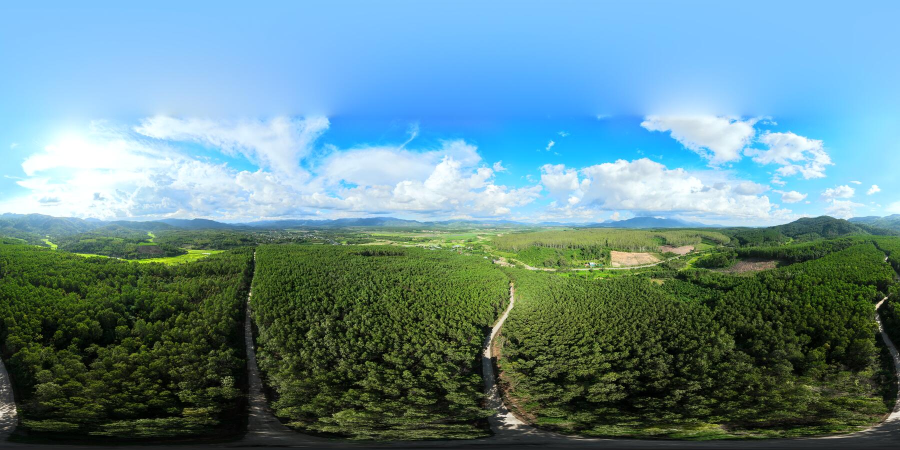
#> input picture preview/scene_01.jpg, 1800 x 900 px, found by its file name (shown at 1/2 size); its folder holds 4 pictures in this run
$ python generate_thumbs.py
#> lines starting #> are read from the running program, lines starting #| are printed output that depends on the picture
import os
from PIL import Image

PREVIEW_DIR = r"D:\TourProject\preview"
THUMB_DIR   = r"D:\TourProject\web\thumbs"

os.makedirs(THUMB_DIR, exist_ok=True)

files = [f for f in os.listdir(PREVIEW_DIR) if f.endswith(".jpg")]
print(f"🔍 Tìm thấy {len(files)} preview...\n")

for filename in sorted(files):
    src  = os.path.join(PREVIEW_DIR, filename)
    dst  = os.path.join(THUMB_DIR, filename)
    img  = Image.open(src)
#> img is the input picture: PIL image 1800x900 RGB; mean R, G, B 101.5, 139, 145.2
    img  = img.resize((200, 100), Image.LANCZOS)
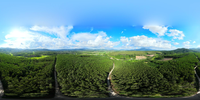
#> img: PIL image 200x100 RGB; mean R, G, B 101.5, 139, 145.2
    img.save(dst, "JPEG", quality=80)
    print(f"  ✅ {filename} → thumbs/{filename}")
#> pass 2 of the loop `for filename in sorted(files):`:
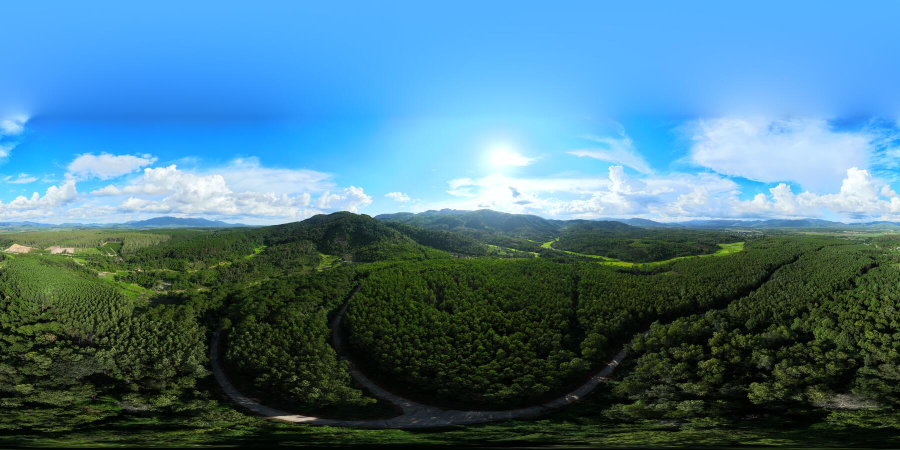
#> input picture preview/scene_02.jpg, 1800 x 900 px, found by its file name (shown at 1/2 size)
#> img is the input picture: PIL image 1800x900 RGB; mean R, G, B 75.1, 119.6, 138.6
#> `img  = img.resize((200, 100), Image.LANCZOS)`:
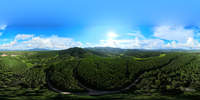
#> img: PIL image 200x100 RGB; mean R, G, B 75.1, 119.6, 138.6
#> pass 3 of the loop `for filename in sorted(files):`:
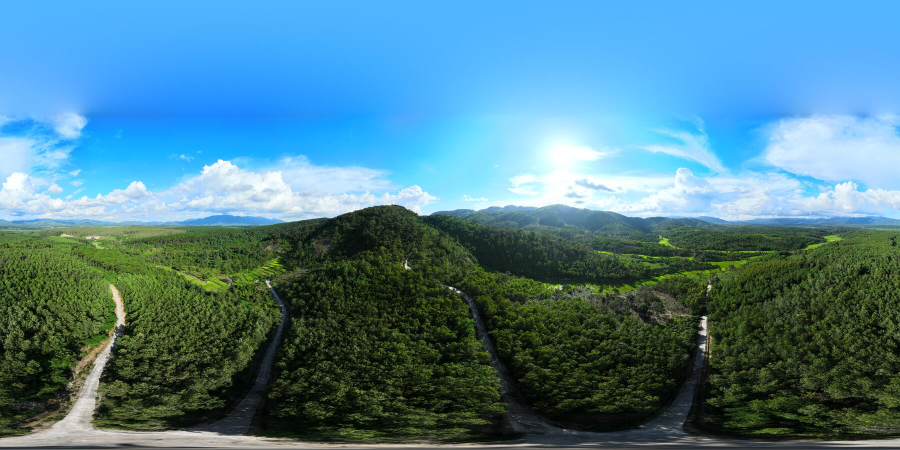
#> input picture preview/scene_03.jpg, 1800 x 900 px, found by its file name (shown at 1/2 size)
#> img is the input picture: PIL image 1800x900 RGB; mean R, G, B 80.5, 128, 144.2
#> `img  = img.resize((200, 100), Image.LANCZOS)`:
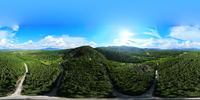
#> img: PIL image 200x100 RGB; mean R, G, B 80.5, 128, 144.2
#> the loop made 4 passes; the first 3 are shown

print(f"\n✅ Xong! {len(files)} thumbnail trong: {THUMB_DIR}")
